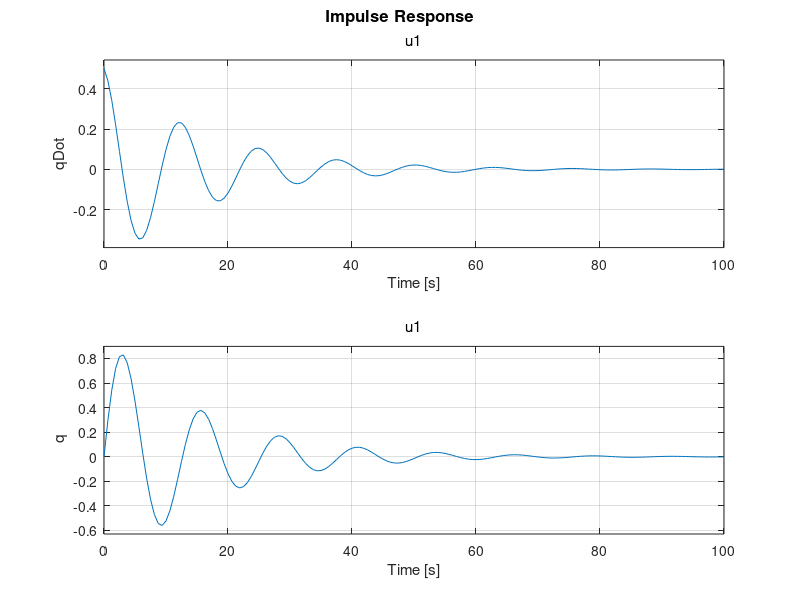

MATLAB code to generate this figure:
clc;
clear variables;
% Calcolo simulazione del sistema a 1 Dof tramite spazio di stato
clc
m=2; k=1/2; d=1/4;

%     |qDot|        |qDotDot|
% x = |    | xDot = |       |
%     |q   |        |qDot   |

A = [-d/m  -k/m
       1     0];
B = [1/m ; 0];
C = eye(2);
D = zeros(2,1);

SYS = ss(A,B,C,D)
SYS.OutputName = {'qDot',' q'};
figure(1)
clf;
title("Sys 1DOF")
subplot(1,2,1);
step(SYS)
grid on

subplot(1,2,2);
impulse(SYS)
grid on

